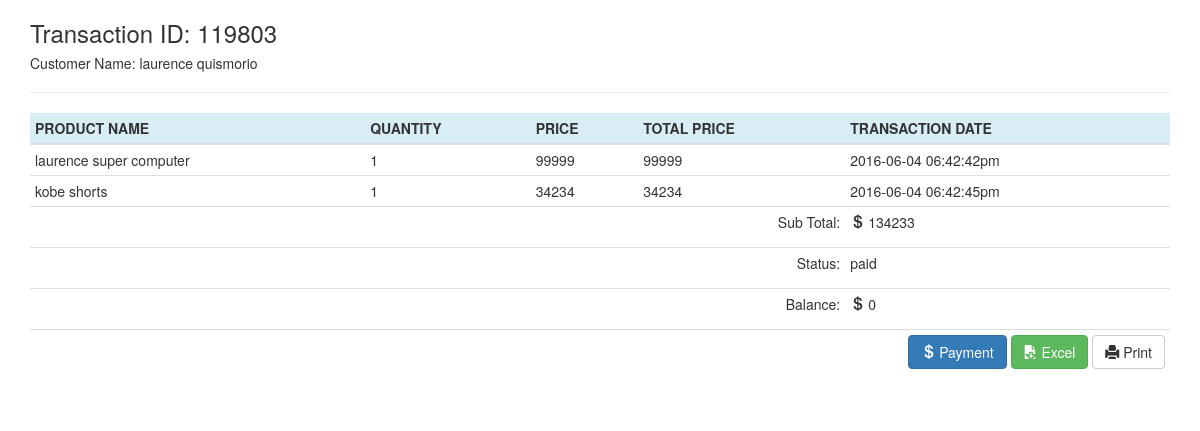
/admin/invoice.php?transactionID=119803, run on the app's committed database.
### tables this page shows
CREATE TABLE `transaction_list` (
  `id` int(11) NOT NULL,
  `transaction_id` varchar(250) NOT NULL,
  `customer_code` varchar(250) NOT NULL,
  `product_sku` varchar(250) NOT NULL,
  `quantity` varchar(100) NOT NULL,
  `price` varchar(100) NOT NULL,
  `total_price` varchar(250) NOT NULL,
  `transaction_date` varchar(1000) NOT NULL
);

CREATE TABLE `tbl_customer` (
  `id` int(11) NOT NULL,
  `code` varchar(50) NOT NULL,
  `name` varchar(200) NOT NULL,
  `address` varchar(1000) NOT NULL,
  `cemail` varchar(100) NOT NULL,
  `ccontact` varchar(20) NOT NULL
);

CREATE TABLE `product_list` (
  `id` int(11) NOT NULL,
  `sku` varchar(100) NOT NULL,
  `name` varchar(100) NOT NULL,
  `category` varchar(250) NOT NULL,
  `supplier` varchar(100) NOT NULL,
  `info` varchar(1000) NOT NULL,
  `quantity` varchar(100) NOT NULL,
  `price` varchar(100) NOT NULL,
  `pdate` varchar(1000) NOT NULL
);

CREATE TABLE `invoice` (
  `id` int(11) NOT NULL,
  `transaction_id` varchar(120) NOT NULL,
  `balance` varchar(100) NOT NULL,
  `status` varchar(150) NOT NULL,
  `transaction_date` varchar(150) NOT NULL
);

### admin/invoice.php (the view, shortened to what this page needs)
<!DOCTYPE html>
<html lang="en">
<?php
 include('../exe/database.php');
 $id = $_GET['transactionID'];
 $transID = mysqli_query($con,"SELECT * FROM `transaction_list` WHERE transaction_id = '$id'");
        $tr = mysqli_fetch_assoc($transID);
 $transactionlist = mysqli_query($con,"SELECT * FROM `transaction_list` WHERE transaction_id = '$tr[transaction_id]'");
  ?>
<head>
  <link rel="stylesheet" href="http://maxcdn.bootstrapcdn.com/bootstrap/3.3.6/css/bootstrap.min.css">
</head>
<body>
<div class="container">
  <h3>Transaction ID:
    <?php
        echo $tr['transaction_id'];
     ?>
  </h3>
  <h5>Customer Name:
    <?php
        $cusid = $tr['customer_code'];
        $cusname = mysqli_query($con,"SELECT * FROM `tbl_customer` WHERE code = '$cusid'");
        $cus = mysqli_fetch_assoc($cusname);
        $cusname =  $cus['name'];
        if ($cusname != '') {
          echo $cusname;
        }else{
          echo "Customer is already deleted from database.";
        }
     ?>
  </h5>
  <hr/>
  <table class="table table-condensed">
      <thead>
            <tr class="bg-info">
              <th>PRODUCT NAME</th>
              <th>QUANTITY</th>
              <th>PRICE</th>
              <th>TOTAL PRICE</th>
              <th>TRANSACTION DATE</th>
            </tr>
          </thead>
          <tbody>
            <?php
            while ($row = mysqli_fetch_assoc($transactionlist)) { ?>
            <tr>
              <td>
                <?php
                  $sku = $row['product_sku'];
                  $pname = mysqli_query($con,"SELECT * FROM `product_list` WHERE sku = '$sku'");
                  $pnames = mysqli_fetch_assoc($pname);
                  echo $pnames['name'];
                 ?>
              </td>
              <td><?php echo $row['quantity']; ?></td>
              <td><?php echo $row['price']; ?></td>
              <td><?php echo $row['total_price']; ?></td>
              <td><?php echo $row['transaction_date']; ?></td>
            </tr>
            <?php }
             ?>
             <tr>
              <td colspan="4"><p class="text-right">Sub Total:</p></td>
              <td>
                <?php
                   $count = mysqli_query($con,"SELECT SUM(total_price) AS TotalItemsPrice FROM transaction_list WHERE transaction_id = '$tr[transaction_id]'");
                     $qty = mysqli_fetch_assoc($count);
                     echo "<span class='glyphicon glyphicon-usd'></span> ".($qty['TotalItemsPrice'] + 0);
                ?>
              </td>
             </tr>
             <tr>
              <td colspan="4"><p class="text-right">Status:</p></td>
              <td>
                <?php
                  $invoice = mysqli_query($con,"SELECT * FROM `invoice` WHERE transaction_id = '$tr[transaction_id]'");
                  $status = mysqli_fetch_assoc($invoice);
                  echo $status['status'];
                 ?>
              </td>
             </tr>
             <tr>
              <td colspan="4"><p class="text-right">Balance:</p></td>
              <td>
                <span class='glyphicon glyphicon-usd'></span> <?php echo $status['balance']; ?>
              </td>
             </tr>
             <tr>
              <td colspan="5">
                <p class="text-right">
                  <a href="" data-name="<?php echo $tr['transaction_id']; ?>" class="btn btn-primary btn-new"><span class="glyphicon glyphicon-usd"></span> Payment</a>
                  <a href="excel.php?transactionID=<?php echo $tr['transaction_id']; ?>" class="btn btn-success"><span class="glyphicon glyphicon-save-file"></span> Excel</a>
                  <a target="_blank" href="print_receipt_all.php?transactionID=<?php echo $tr['transaction_id']; ?>" class="btn btn-default"><span class="glyphicon glyphicon-print"></span> Print</a>
                </p>
              </td>
             </tr>
          </tbody>
  </table>
</div>
</body>
</html>

### data on the page
transaction_list: transaction "119803", product_list.name "laurence super computer", quantity "1", price "99999", total_price "99999", transaction_date "2016-06-04 06:42:42pm"
tbl_customer: name "laurence quismorio"
transaction_list: product_list.name "kobe shorts", quantity "1", price "34234", total_price "34234", transaction_date "2016-06-04 06:42:45pm"
invoice: status "paid", balance "0"

### other printed values
$qty['TotalItemsPrice'] + 0 "134233"
